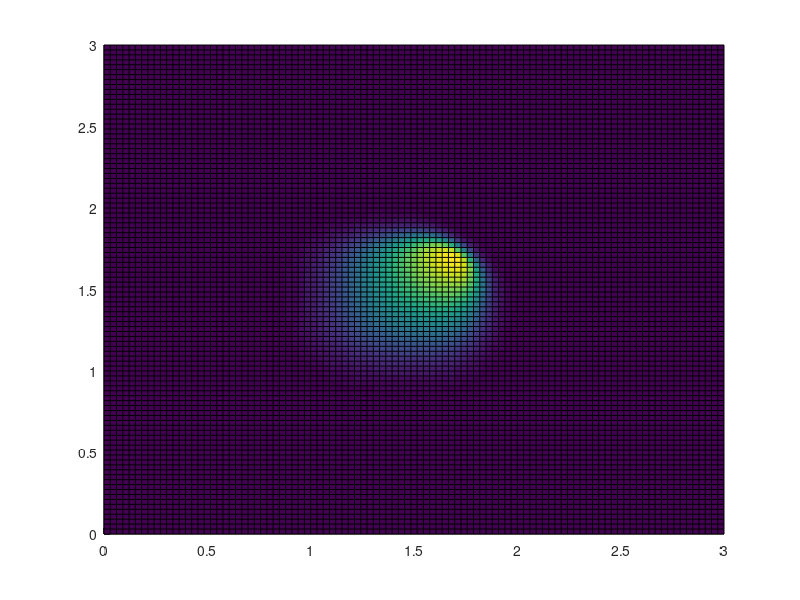

Here is the MATLAB script that generated this plot:
%Linear convection in 2D

%Setting up all parameters
nx = 100; xmax = 3; dx = xmax./(nx-1);
ny = 100; ymax = 3; dy = ymax./(nx-1);
nt = 100; sigma = 0.2; dt = sigma*dx;
c = 1;

%Creating matrices
x = linspace(0, xmax, nx);
y = linspace(0, ymax, ny);
[X, Y] = meshgrid(x, y);
u = ones(ny, nx, nt);

%Setting the initial conditions
u((0.5./dy) : (1./dy), (0.5./dx) : (1./dx), 1) = 2;

%Iterating through time, and both x and y coordinates
for n=1:1:nt
    for j=2:1:ny-1
        for i=2:1:nx-1
            %Iterative formula from the PDE
            u(j, i, n+1) = u(j, i, n) - u(j,i,n)*(dt/dx)*(u(j,i,n)-u(j,i-1,n)) - u(j,i,n)*(dt/dy)*(u(j,i,n)-u(j-1,i,n));

            %Boundary conditions (borders = 1 always)
            u(1, :, n+1) = 1;
            u(:, 1, n+1) = 1;
            u(ny, :, n+1) = 1;
            u(:, nx, n+1) = 1;
        end
    end
end

%Displaying the results
a = surface(X, Y, u(:, :, 1)); grid on; axis tight manual;
for n=2:nt
    delete(a);
    a = surface(X, Y, u(:, :, n));
    pause(0.1);
end



